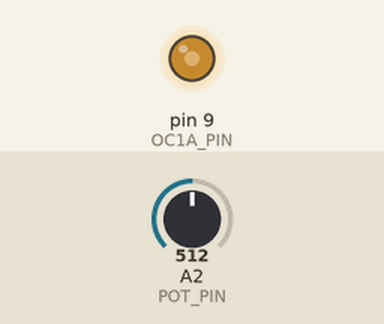
A sketch run on a simulated Arduino Uno, built with avr-gcc and run on an emulated ATmega328P. Parts: output pins drawn as LEDs (lit = HIGH). The inputs (shaded band) are chosen by the test bench; at power-on: A2 (POT_PIN) = 512.

Above: at 1.2 s.
1.3 s: A2 (POT_PIN) set to 716
At 2.4 s:
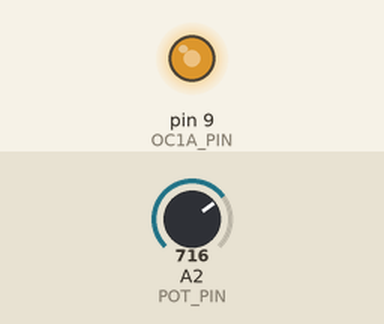
2.8 s: A2 (POT_PIN) set to 900
At 3.3 s:
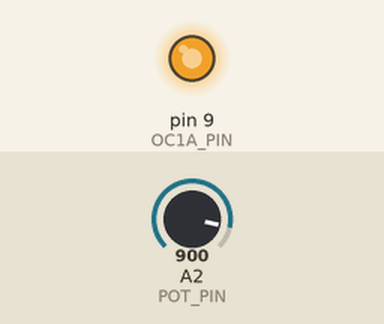
4.3 s: A2 (POT_PIN) set to 122
At 5.0 s:
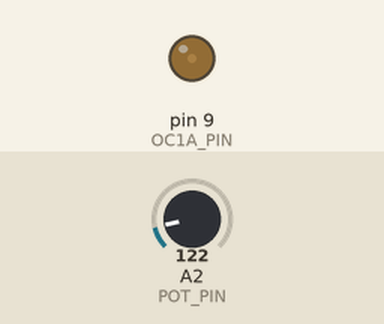
5.8 s: A2 (POT_PIN) set to 0
At 7.0 s:
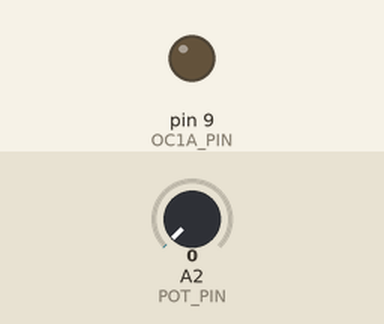
Timing chart, 0 to 8.3 s (numbered marks = the images above; inputs shaded):
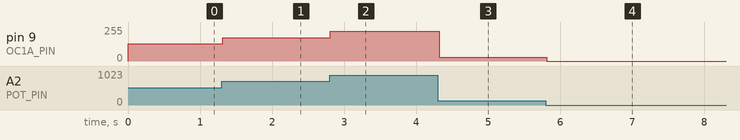

The sketch:

arduino-pwm-fan.ino
```cpp
/*
 * Arduino PWM fan control w/ potentiometer input
 * ==============================================
 *
 * This sketch is derived from:
 * https://create.arduino.cc/projecthub/tylerpeppy/25-khz-4-pin-pwm-fan-control-with-arduino-uno-3005a1
 *
 * It allows you to control a PWM 4-pin PC fan via your Arduino Uno.
 *
 * The general idea is to make use of the 10 PWM phase-correct mode
 * on timer 1 OCR1A, available via pin 9. This allows for control
 * over the speed of the fan via setting a value in the range
 * 0 - 100.
 *
 * Furthermore, input from a potentiometer hooked up to analog pin
 * 2 is used to drive the fan speed. If you do not have a "pot", you
 * should hardcode your expected speed by setting FORCE_SPEED to >= 0.
 *
 * Debugging notes:
 *
 * Q1. Fan doesn't spin up?
 * A1. Make sure you are using a 12V supply to your fan, and make sure
 *     that the PWM_FREQ_HZ variable matches the specification for your
 *     fan model.
 *
 * Q2. Compiler issues complaining about OCR1A etc.
 * A2. This sketch is specific to the Arduino Uno. You should find the
 *     corresponding names for your board.
 *
 * Created by Matt Clarke (Matchstic), 2021.
 */

const byte POT_PIN = 2;
const byte OC1A_PIN = 9;

// Adjust this value to set the frequency to your fan's needs
const word PWM_FREQ_HZ = 20000;
const word TCNT1_TOP = 16000000 / (2 * PWM_FREQ_HZ);

const int FORCE_SPEED = -1;

void setup() {

  pinMode(OC1A_PIN, OUTPUT);

  // Clear Timer1 control and count registers
  TCCR1A = 0;
  TCCR1B = 0;
  TCNT1  = 0;

  TCCR1A |= (1 << COM1A1) | (1 << WGM11);
  TCCR1B |= (1 << WGM13) | (1 << CS10);
  ICR1 = TCNT1_TOP;
}

void loop() {
    const int rotation = analogRead(POT_PIN);

    const int duty = ((double)rotation / 1023.0) * 100.0;
    setPwmDuty(FORCE_SPEED > -1 ? FORCE_SPEED : duty);

    delay(20);
}

/**
 * Sets the speed of the fan
 *
 * @param duty A value between 0 and 100
 */
void setPwmDuty(byte duty) {
  OCR1A = (word)(duty * TCNT1_TOP) / 100;
}
```

Measured:
- after the input at 1.3 s, pin 9 (OC1A_PIN): 128/255 → 176/255 at once
- after the input at 2.8 s, pin 9 (OC1A_PIN): 176/255 → 222/255 at once
- after the input at 4.3 s, pin 9 (OC1A_PIN): 222/255 → 28/255 at once
- after the input at 5.8 s, pin 9 (OC1A_PIN): 28/255 → 0/255 at once
